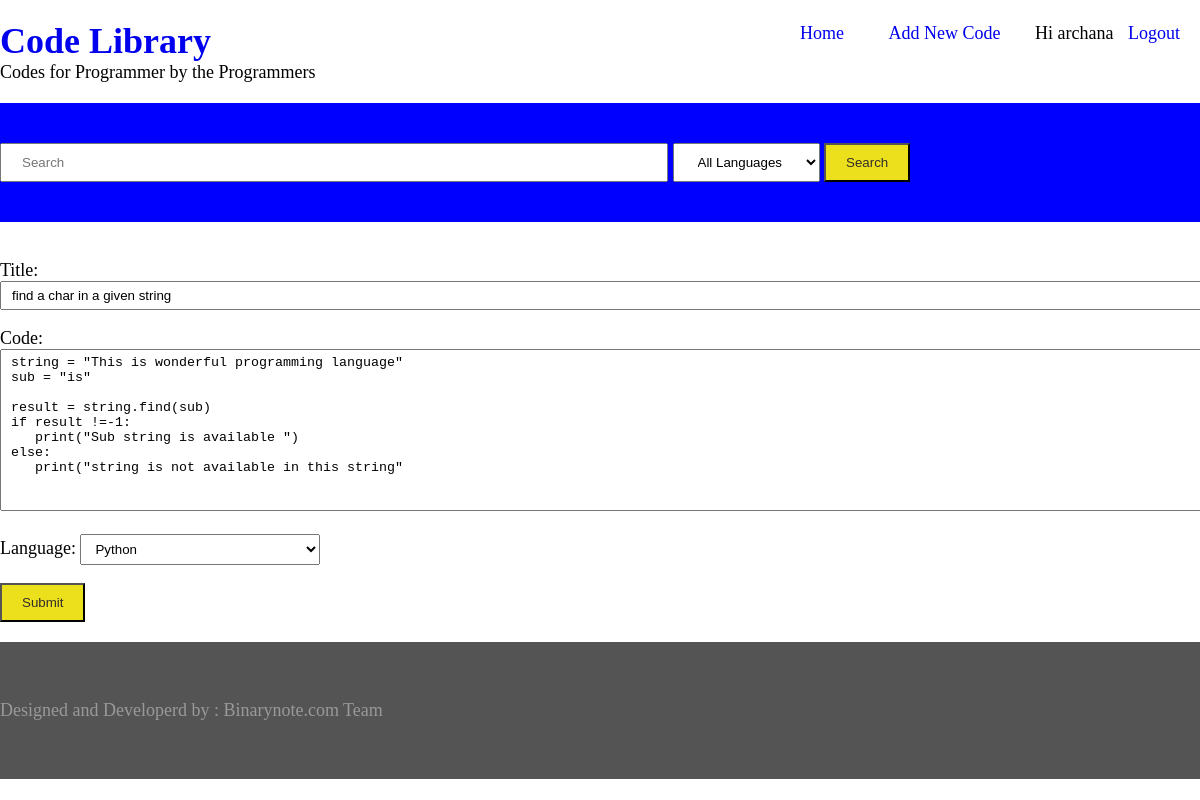
Screenshot of /17/update/ (signed in) with the database file from the repository.
### library/models.py (models this page shows, shortened)
class code(models.Model):
    STATUS = [('Dr', 'Draft'), ('Pub', 'Published')]
    language = models.ForeignKey('language', on_delete=models.CASCADE)
    title = models.CharField(max_length=250)
    code = models.TextField()
    keywords = TaggableManager()
    status = models.CharField(max_length=20, choices=STATUS, default='Dr')
    submitted_on = models.DateField(auto_now=True)
    updated_on = models.DateField(auto_now=False)
    author      =models.ForeignKey(User, default = 1, on_delete = models.CASCADE)

class language(models.Model):
    language = models.CharField(max_length=30)
    def __str__(self):
        return self.language

### library/views.py (the view)
# urls.py: path('<int:pk>/update/', updateCode.as_view(), name="update"),
class updateCode(LoginRequiredMixin, UpdateView):
    model = code
    fields = ('title', 'code', 'keywords', 'language')
    context_object_name = 'post'
    template_name = 'library/codeForm.html'
    success_url = reverse_lazy('home')

### library/templates/library/codeForm.html (shortened to what this page needs)
{% extends 'library/base.html' %}
    {% block content %}
        <form class="codeform" action="" method="POST">
            {{ form.as_p }}
            <button name="submit" type="submit" value="submit">Submit</button>
        </form>
    {% endblock %}

### library/templates/library/base.html (shortened to what this page needs)
{% load static %}
<!DOCTYPE html>
<html lang="en">
<head>
    <link rel="stylesheet" href="{% static 'css/style.css' %}">
</head>
<body>
    <div class="container">
        <div class="logo">
            <h1><a href="{% url 'home' %}">Code Library</a></h1>
            <p> Codes for Programmer by the Programmers</p>
        </div>
        <div class="menu">
            <ul>
                <li><a href="{% url 'home' %}">Home</a></li>
                <li><a href="{% url 'add' %}">Add New Code</a></li>
                {% if user.is_authenticated %}
                    <li> Hi {{user.username}} <a href="{% url 'logout' %}">Logout</a></li>
                {% else %}
                    <li><a href="{% url 'login' %}">Login</a></li>
                {% endif %}
            </ul>
        </div>
    </div>
<div id="search" >
    <div class="container">
        {% include 'library/searchform.html'  %}
    </div>
</div>
    <div class="container">
        <div class="code">
            {% block content %}
            {% endblock content %}
        </div>
    </div>
<footer id="footer">
    <div class="container">
        <p> Designed and Developerd by : Binarynote.com Team </p>
    </div>
</footer>
</body>
</html>

### library/static/css/style.css (style rules this page uses)
body { margin: 0; padding: 0; font-size: 18px; height: 100vh; }
a { text-decoration: none; }
.container { display: flex; width: 100%; max-width: 1300px; margin: 0 auto; }
.container .logo { flex: 2; }
.container .menu { flex: 4; }
#search { background: blue; padding: 40px 0; margin: 20px 0; }
.logo h1 { margin: 0; margin-top: 20px; }
.logo p { margin: 0; }
.container .menu ul { list-style-type: none; float: right; }
.container .menu ul li { display: inline-block; padding: 5px 10px; }
.container .menu a { padding: 5px 10px; }
.code { flex: 1; }
footer { background: #545455; color: #999; padding: 40px 0; margin: 20px 0 0 0; }
#footer .container p { text-align: center; }
.codeform { width: 100vw; max-width: 1300px; }
.codeform input { width: 100%; padding: 5px 10px; }
.codeform textarea { width: 100%; padding: 5px 10px; }
.codeform select { padding: 6px 10px; width: 20%; }
input, select, button { padding: 10px 20px; }
button { background: #ecdf1c; color: rgb(49, 45, 45); }

### rows the page displays
code: title "find a char in a given string", code "string = \"This is wonderful programming language\" sub = \"is\" result = string.find(sub) if result !=-1: print(\"Sub string is available \") else: print(\"string is not available in this string\""
language: language "Python"

### other values shown
{{ user.username }} "archana"
